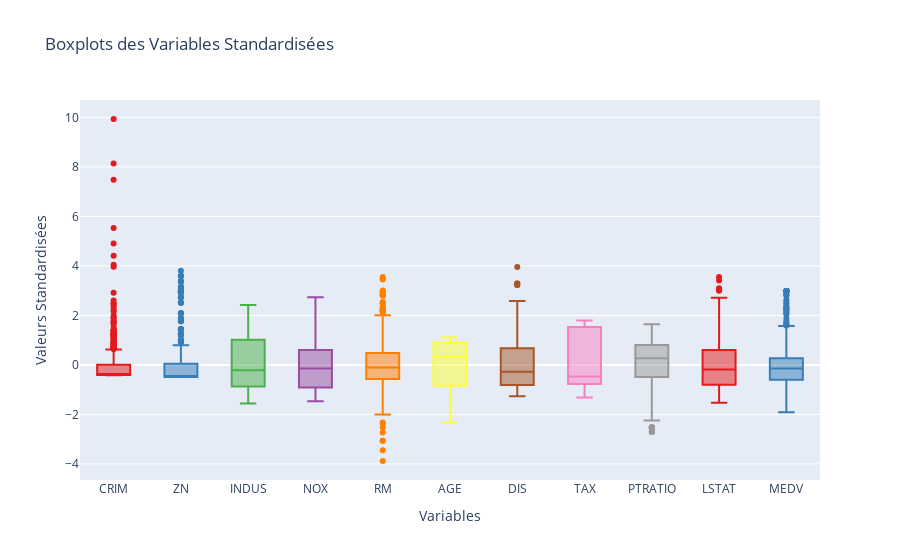

Notebook cell for this chart:
### Markdown cell above
### Outliers

### Code cell
import nbformat

# Analyse des outliers

# Créer un DataFrame pour Plotly (ajouter une colonne pour les noms des variables)
df_standardized_melted = df_standardized.melt(var_name='Variables', value_name='Standardized Values')

# Créer un boxplot interactif avec Plotly sans légende
fig = px.box(df_standardized_melted, x='Variables', y='Standardized Values', color='Variables', 
             title='Boxplots des Variables Standardisées', 
             labels={'Standardized Values': 'Valeurs Standardisées'}, 
             color_discrete_sequence=px.colors.qualitative.Set1)

# Supprimer la légende
fig.update_layout(showlegend=False)

# Afficher le graphique
fig.show()

### Figure 1 — Plotly figure (JSON) as saved in the notebook; plotly's stock layout.template omitted (floating-point values rounded to 4 significant figures; data arrays with more than 128 entries replaced by an {"elided": "..."} marker saying what was removed)
{"data": [{"alignmentgroup": "True", "hovertemplate": "Variables=%{x}<br>Valeurs Standardisées=%{y}<extra></extra>", "legendgroup": "CRIM", "marker": {"color": "rgb(228,26,28)"}, "name": "CRIM", "notched": false, "offsetgroup": "CRIM", "orientation": "v", "showlegend": true, "type": "box", "x": {"elided": "506 str values"}, "x0": " ", "xaxis": "x", "y": {"elided": "506 float values"}, "y0": " ", "yaxis": "y"}, {"alignmentgroup": "True", "hovertemplate": "Variables=%{x}<br>Valeurs Standardisées=%{y}<extra></extra>", "legendgroup": "ZN", "marker": {"color": "rgb(55,126,184)"}, "name": "ZN", "notched": false, "offsetgroup": "ZN", "orientation": "v", "showlegend": true, "type": "box", "x": {"elided": "506 str values"}, "x0": " ", "xaxis": "x", "y": {"elided": "506 float values"}, "y0": " ", "yaxis": "y"}, {"alignmentgroup": "True", "hovertemplate": "Variables=%{x}<br>Valeurs Standardisées=%{y}<extra></extra>", "legendgroup": "INDUS", "marker": {"color": "rgb(77,175,74)"}, "name": "INDUS", "notched": false, "offsetgroup": "INDUS", "orientation": "v", "showlegend": true, "type": "box", "x": {"elided": "506 str values"}, "x0": " ", "xaxis": "x", "y": {"elided": "506 float values"}, "y0": " ", "yaxis": "y"}, {"alignmentgroup": "True", "hovertemplate": "Variables=%{x}<br>Valeurs Standardisées=%{y}<extra></extra>", "legendgroup": "NOX", "marker": {"color": "rgb(152,78,163)"}, "name": "NOX", "notched": false, "offsetgroup": "NOX", "orientation": "v", "showlegend": true, "type": "box", "x": {"elided": "506 str values"}, "x0": " ", "xaxis": "x", "y": {"elided": "506 float values"}, "y0": " ", "yaxis": "y"}, {"alignmentgroup": "True", "hovertemplate": "Variables=%{x}<br>Valeurs Standardisées=%{y}<extra></extra>", "legendgroup": "RM", "marker": {"color": "rgb(255,127,0)"}, "name": "RM", "notched": false, "offsetgroup": "RM", "orientation": "v", "showlegend": true, "type": "box", "x": {"elided": "506 str values"}, "x0": " ", "xaxis": "x", "y": {"elided": "506 float values"}, "y0": " ", "yaxis": "y"}, {"alignmentgroup": "True", "hovertemplate": "Variables=%{x}<br>Valeurs Standardisées=%{y}<extra></extra>", "legendgroup": "AGE", "marker": {"color": "rgb(255,255,51)"}, "name": "AGE", "notched": false, "offsetgroup": "AGE", "orientation": "v", "showlegend": true, "type": "box", "x": {"elided": "506 str values"}, "x0": " ", "xaxis": "x", "y": {"elided": "506 float values"}, "y0": " ", "yaxis": "y"}, {"alignmentgroup": "True", "hovertemplate": "Variables=%{x}<br>Valeurs Standardisées=%{y}<extra></extra>", "legendgroup": "DIS", "marker": {"color": "rgb(166,86,40)"}, "name": "DIS", "notched": false, "offsetgroup": "DIS", "orientation": "v", "showlegend": true, "type": "box", "x": {"elided": "506 str values"}, "x0": " ", "xaxis": "x", "y": {"elided": "506 float values"}, "y0": " ", "yaxis": "y"}, {"alignmentgroup": "True", "hovertemplate": "Variables=%{x}<br>Valeurs Standardisées=%{y}<extra></extra>", "legendgroup": "TAX", "marker": {"color": "rgb(247,129,191)"}, "name": "TAX", "notched": false, "offsetgroup": "TAX", "orientation": "v", "showlegend": true, "type": "box", "x": {"elided": "506 str values"}, "x0": " ", "xaxis": "x", "y": {"elided": "506 float values"}, "y0": " ", "yaxis": "y"}, {"alignmentgroup": "True", "hovertemplate": "Variables=%{x}<br>Valeurs Standardisées=%{y}<extra></extra>", "legendgroup": "PTRATIO", "marker": {"color": "rgb(153,153,153)"}, "name": "PTRATIO", "notched": false, "offsetgroup": "PTRATIO", "orientation": "v", "showlegend": true, "type": "box", "x": {"elided": "506 str values"}, "x0": " ", "xaxis": "x", "y": {"elided": "506 float values"}, "y0": " ", "yaxis": "y"}, {"alignmentgroup": "True", "hovertemplate": "Variables=%{x}<br>Valeurs Standardisées=%{y}<extra></extra>", "legendgroup": "LSTAT", "marker": {"color": "rgb(228,26,28)"}, "name": "LSTAT", "notched": false, "offsetgroup": "LSTAT", "orientation": "v", "showlegend": true, "type": "box", "x": {"elided": "506 str values"}, "x0": " ", "xaxis": "x", "y": {"elided": "506 float values"}, "y0": " ", "yaxis": "y"}, {"alignmentgroup": "True", "hovertemplate": "Variables=%{x}<br>Valeurs Standardisées=%{y}<extra></extra>", "legendgroup": "MEDV", "marker": {"color": "rgb(55,126,184)"}, "name": "MEDV", "notched": false, "offsetgroup": "MEDV", "orientation": "v", "showlegend": true, "type": "box", "x": {"elided": "506 str values"}, "x0": " ", "xaxis": "x", "y": {"elided": "506 float values"}, "y0": " ", "yaxis": "y"}], "layout": {"boxmode": "overlay", "legend": {"title": {"text": "Variables"}, "tracegroupgap": 0}, "showlegend": false, "title": {"text": "Boxplots des Variables Standardisées"}, "xaxis": {"anchor": "y", "categoryarray": ["CRIM", "ZN", "INDUS", "NOX", "RM", "AGE", "DIS", "TAX", "PTRATIO", "LSTAT", "MEDV"], "categoryorder": "array", "domain": [0, 1], "title": {"text": "Variables"}}, "yaxis": {"anchor": "x", "domain": [0, 1], "title": {"text": "Valeurs Standardisées"}}}}
